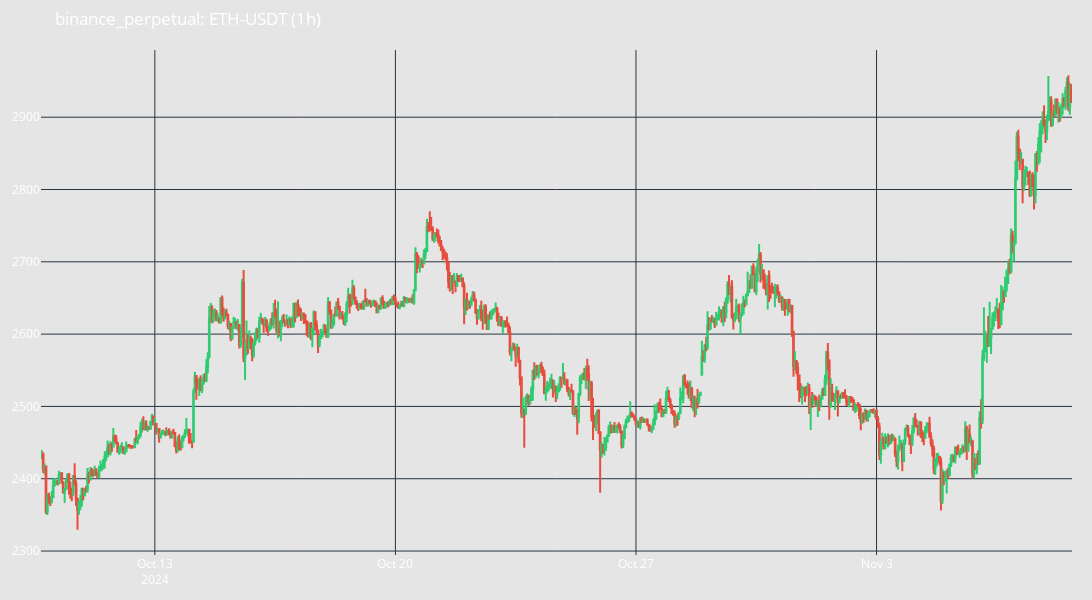

This figure's notebook cell:
### Code cell
candles.plot(type="candles")

### Figure 1 — Plotly figure (JSON) as saved in the notebook; plotly's stock layout.template omitted (floating-point values rounded to 4 significant figures; data arrays with more than 128 entries replaced by an {"elided": "..."} marker saying what was removed)
{"data": [{"close": {"elided": "720 float values"}, "decreasing": {"line": {"color": "#E74C3C"}}, "high": {"elided": "720 float values"}, "increasing": {"line": {"color": "#2ECC71"}}, "low": {"elided": "720 float values"}, "name": "Candlesticks", "open": {"elided": "720 float values"}, "type": "candlestick", "x": {"elided": "720 str values"}}], "layout": {"font": {"color": "white", "size": 12}, "height": 600, "hovermode": "x unified", "margin": {"b": 20, "l": 20, "r": 20, "t": 50}, "paper_bgcolor": "rgba(0, 0, 0, 0.1)", "plot_bgcolor": "rgba(0, 0, 0, 0)", "showlegend": false, "title": {"text": "binance_perpetual: ETH-USDT (1h)"}, "width": 1200, "xaxis": {"rangeslider": {"visible": false}}}}
